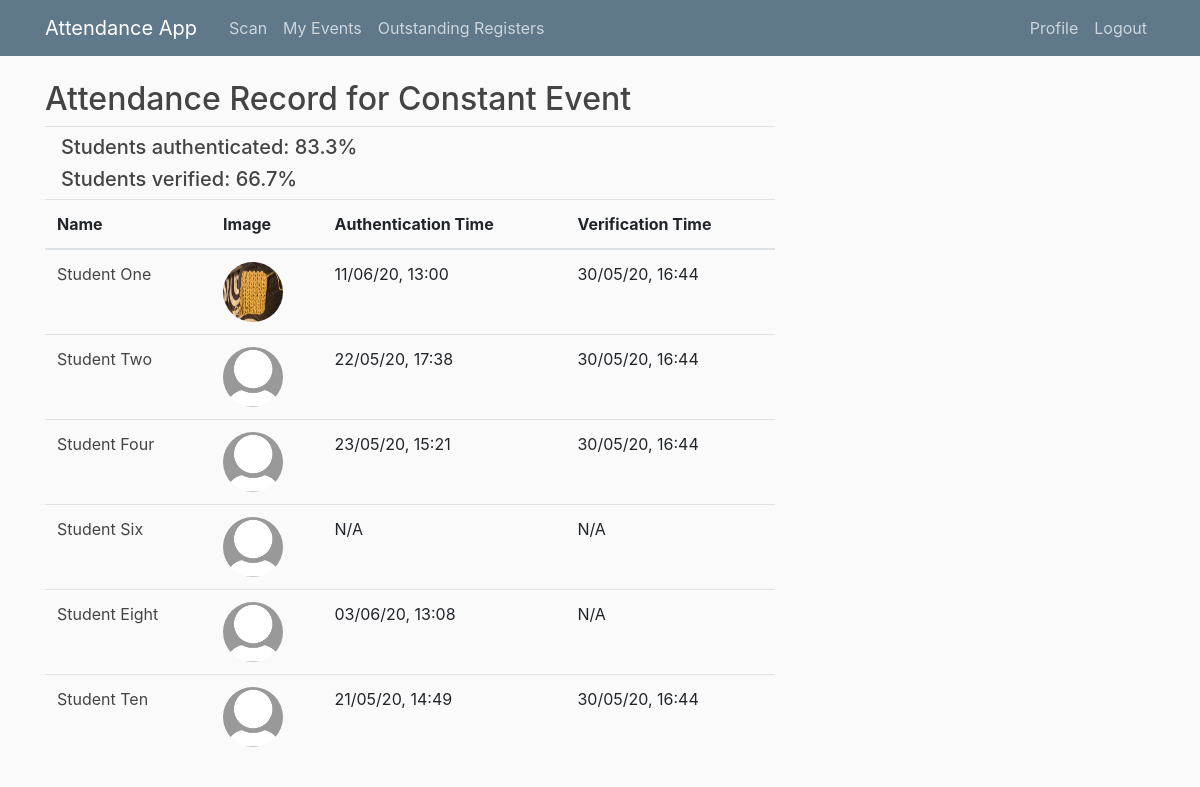
/event/4/record/ (signed in), run on the app's committed database.
### main/models.py (models this page shows, shortened)
class Event(models.Model):
    EVENT_TYPES = (
        ('LE', 'Lecture'),
        ('EX', 'Examination'),
        ('TU', 'Tutorial'),
        ('SG', 'Study Group')
    )
    title = models.CharField(max_length = 100)
    event_type = models.CharField(max_length=2, choices=EVENT_TYPES) # Lecture, tutorial, exam or study group
    start_time = models.DateTimeField(default = timezone.now)
    end_time = models.DateTimeField(default = one_hour_ahead)
    location = models.CharField(max_length = 100, null = True)
    leader = models.ForeignKey(Staff, on_delete=models.CASCADE, related_name = 'staff_leader') # Leader must be a staff member
    attendees = models.ManyToManyField(Student, related_name='student_attendees')
    auth_uuid = models.UUIDField(default=uuid.uuid4, editable = False) # Generates authentication hash
    register_taken = models.BooleanField(default = False)

class Attendance(models.Model):
    student = models.ForeignKey(Student, on_delete=models.CASCADE) # if student is deleted, attendance authentications should be deleted too
    event = models.ForeignKey(Event, on_delete=models.CASCADE) # if event is deleted, attendance authentications should be deleted too
    auth_time = models.DateTimeField(null=True)

class Verification(models.Model):
    event = models.ForeignKey(Event, on_delete=models.CASCADE) # if event is deleted, attendance verifications should also be deleted
    student = models.ForeignKey(Student, on_delete=models.CASCADE)
    verification_time = models.DateTimeField(null=True)

### users/models.py (models this page shows, shortened)
class Student(models.Model):
    user = models.OneToOneField(User,  on_delete=models.CASCADE) # Each Student object maps to one account and vice versa
    cid = models.AutoField(primary_key=True) # CIDs have 8 digits
    course = models.CharField(max_length=50, null = True)
    year = models.IntegerField(null=True)

class Profile(models.Model):
    user = models.OneToOneField(User, on_delete=models.CASCADE)
    image = models.ImageField(default='default.jpg', upload_to='profile_pics')

### main/views.py (the view)
# urls.py: path('event/<int:pk>/record/', EventAttendanceRecord.as_view(), name='event-attendance-record'), # Attendance record for each event
class EventAttendanceRecord(LoginRequiredMixin, UserPassesTestMixin, DetailView):
    model = Event
    template_name = 'main/event_attendance_record.html'
    context_object_name = 'events'
    def get_context_data(self, **kwargs):
        context = super().get_context_data(**kwargs)
        event = get_object_or_404(Event, pk=self.kwargs.get('pk'))
        num_attendees = event.attendees.count()
        num_auths = Attendance.objects.filter(event=event).count()
        num_regs = Verification.objects.filter(event=event).count()
        if not num_attendees == 0:
            perc_auth = round(num_auths / num_attendees * 100, 1)
            perc_reg = round(num_regs / num_attendees * 100, 1)
        else:
            perc_auth = 'N/A'
            perc_reg = 'N/A'
        context['perc_auth'] = perc_auth
        context['perc_reg'] = perc_reg
        return context
    def test_func(self):
        active_user = self.request.user
        if active_user.groups.filter(name="Admin") or active_user.groups.filter(name="Staff"):
            return True
        else:
            return False

### main/templatetags/event_extras.py (called while the page is built)
@register.filter(name='attendance_authenticated')
def attendance_authenticated(event, user):
    from main.models import Attendance
    return Attendance.objects.filter(event=event, student=user.student).exists()

@register.filter(name='auth_time')
def auth_time(event, user):
    from main.models import Attendance
    attendance = Attendance.objects.get(event=event, student=user.student)
    return attendance.auth_time

@register.filter(name='attendance_verified')
def attendance_verified(event, user):
    from main.models import Verification
    return Verification.objects.filter(event=event, student=user.student).exists()

@register.filter(name='verification_time')
def verification_time(event, user):
    from main.models import Verification
    verification = Verification.objects.get(event=event, student=user.student)
    return verification.verification_time

### users/templatetags/user_extras.py (called while the page is built)
@register.filter(name='has_group')
def has_group(user, group_name):
    return user.groups.filter(name=group_name).exists()

### main/templates/main/event_attendance_record.html
{% extends 'main/base.html' %}
{% load event_extras %}
{% block content %}
<h2>Attendance Record for <a href="{% url 'event-detail' object.pk %}">{{ object.title }}</a></h2>
<div class="pl-3 mt-2 pt-2 mb-2 border-top">
    <h5>Students authenticated: {{ perc_auth }}%</h5>
    <h5>Students verified: {{ perc_reg }}%</h5>
</div>
<div class="table-responsive">
    <table class="table">
        <thead>
            <tr>
                <th scope="col">Name</th>
                <th scope="col">Image</th>
                <th scope="col">Authentication Time</th>
                <th scope="col">Verification Time</th>
            </tr>
        </thead>
        <tbody>
            {% for student in object.attendees.all %}
            <tr>
                <td><a href="{% url 'user-profile' student.user.username %}">{{ student.user.first_name }} {{ student.user.last_name }}</a></td>
                <td><img src="{{ student.user.profile.image.url }}" class="article-img rounded-circle"></td>
                <td>{% if object|attendance_authenticated:student.user %}
                        {{ object|auth_time:student.user|date:"d/m/y, H:i" }}
                    {% else %}
                        N/A
                    {% endif %}
                </td>
                <td>
                    {% if object|attendance_verified:student.user %}
                        {{ object|verification_time:student.user|date:"d/m/y, H:i" }}
                    {% else %}
                        N/A
                    {% endif %}
                </td>
            </tr>
            {% endfor %}
        </tbody>
    </table>
</div>
{% endblock content %}

### main/static/main/main.css (style rules this page uses)
body { background: #fafafa; color: #333333; margin-top: 5rem; }
h1, h2, h3, h4, h5, h6 { color: #444444; }
h2 { font-size: 2rem; }
h2 a { color: #444444; }
td a { color: #444444; }
.article-img { height: 60px; width: 60px; }

### data on the page
Event: title "Constant Event"
Student: user.first_name "Student", user.last_name "One", user.profile.image (picture), user+cid "11/06/20, 13:00", user+cid "30/05/20, 16:44"
Student: user.first_name "Student", user.last_name "Two", user.profile.image (placeholder picture), user+cid "22/05/20, 17:38", user+cid "30/05/20, 16:44"
Student: user.first_name "Student", user.last_name "Four", user.profile.image (placeholder picture), user+cid "23/05/20, 15:21", user+cid "30/05/20, 16:44"
Student: user.first_name "Student", user.last_name "Six", user.profile.image (placeholder picture), shows "N/A"
Student: user.first_name "Student", user.last_name "Eight", user.profile.image (placeholder picture), user+cid "03/06/20, 13:08", shows "N/A"
Student: user.first_name "Student", user.last_name "Ten", user.profile.image (placeholder picture), user+cid "21/05/20, 14:49", user+cid "30/05/20, 16:44"

### other printed values
{{ perc_auth }} "83.3"
{{ perc_reg }} "66.7"
